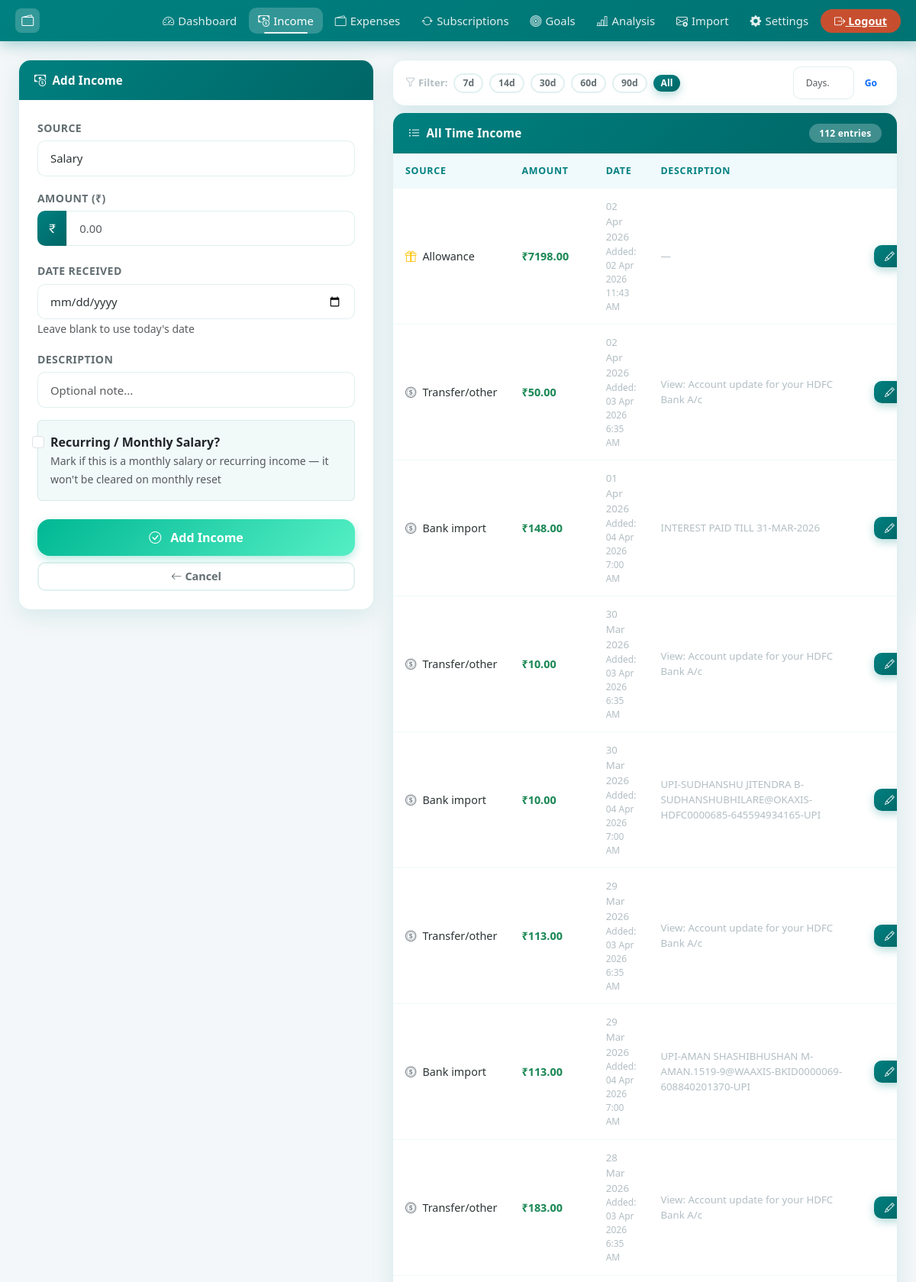
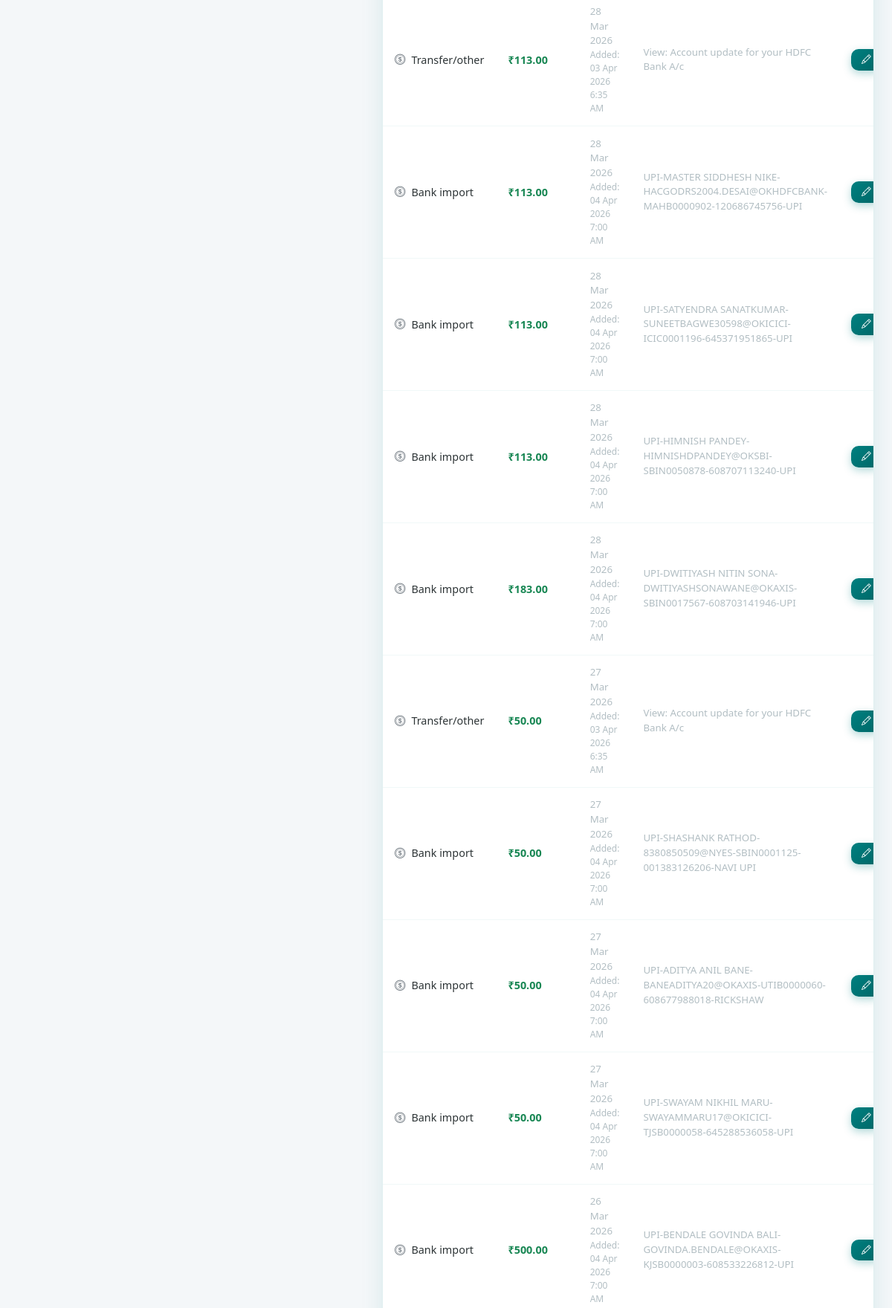
The page /add_income (signed in, upper part) on the database its author committed (2 pictures, top to bottom).
### models.py (models this page shows)
class Income(db.Model):
    id = db.Column(db.Integer, primary_key=True)
    user_id = db.Column(db.Integer, db.ForeignKey('user.id'), nullable=False)
    source = db.Column(db.String(100), nullable=False)
    amount = db.Column(db.Float, nullable=False)
    date_received = db.Column(db.DateTime, default=_now)
    created_at = db.Column(db.DateTime, default=_now)
    description = db.Column(db.String(200))
    is_recurring = db.Column(db.Boolean, default=False)

### app.py (the view, shortened to what this page needs)
@app.route("/add_income", methods=["GET", "POST"])
@login_required
def add_income():
    form = IncomeForm()
    try:
        inc_filter_days = int(request.args.get("days", 0))
        if inc_filter_days <= 0:
            inc_filter_days = None
    except (ValueError, TypeError):
        inc_filter_days = None
    income_query = Income.query.filter_by(user_id=current_user.id)
    if inc_filter_days:
        since = datetime.now(timezone.utc).replace(tzinfo=None) - timedelta(days=inc_filter_days)
        income_query = income_query.filter(Income.date_received >= since)
        inc_filter_label = f"Last {inc_filter_days} day{'s' if inc_filter_days != 1 else ''}"
    else:
        inc_filter_label = "All Time"
    incomes = income_query.order_by(Income.date_received.desc()).all()
    return render_template("add_income.html", form=form, edit=False, incomes=incomes,
                           inc_filter_days=inc_filter_days, inc_filter_label=inc_filter_label)

### forms.py
class IncomeForm(FlaskForm):
    source = SelectField('Source', choices=[('salary','Salary'),('business','Business'),('allowance','Allowance'),('freelance','Freelance'),('other','Other')], validators=[DataRequired()])
    amount = FloatField('Amount (₹)', validators=[DataRequired()])
    date_received = DateField('Date Received', validators=[Optional()], format='%Y-%m-%d')
    description = StringField('Description')
    is_recurring = BooleanField('Recurring / Monthly Salary?')
    submit = SubmitField('Add Income')

### app.py (called while the page is built)
@login_manager.user_loader
def load_user(user_id):
    return db.session.get(User, int(user_id))

### templates/add_income.html (shortened to what this page needs)
{% extends "base.html" %}
{% block content %}
<div class="row g-4">
  <div class="col-lg-5">
    <div class="card reveal">
      <div class="card-header">
        <i class="bi bi-{% if edit %}pencil{% else %}cash-coin{% endif %}"></i>
        {% if edit %}Edit Income{% else %}Add Income{% endif %}
      </div>
      <div class="card-body p-4">
        <form method="POST">
          <div class="mb-3">
            {{ form.source.label(class="form-label") }}
            {{ form.source(class="form-select") }}
          </div>
          <div class="mb-3">
            {{ form.amount.label(class="form-label") }}
            <div class="input-group">
              <span class="input-group-text"><i class="bi bi-currency-rupee"></i></span>
              {{ form.amount(class="form-control", placeholder="0.00", step="0.01", id="income_amount") }}
            </div>
          </div>
          <div class="mb-3">
            {{ form.date_received.label(class="form-label") }}
            {{ form.date_received(class="form-control") }}
            <small class="text-muted">Leave blank to use today's date</small>
          </div>
          <div class="mb-3">
            {{ form.description.label(class="form-label") }}
            {{ form.description(class="form-control", placeholder="Optional note...") }}
          </div>
          <div class="mb-4">
            <div class="form-check p-3 rounded" style="background:rgba(0, 128, 128,0.05);border:1.5px solid var(--border-color);">
              {{ form.is_recurring(class="form-check-input") }}
              {{ form.is_recurring.label(class="form-check-label fw-semibold") }}
              <div><small class="text-muted">Mark if this is a monthly salary or recurring income — it won't be cleared on monthly reset</small></div>
            </div>
          </div>
          <div class="d-grid gap-2">
            <button type="submit" class="btn btn-success btn-lg">
              <i class="bi bi-check-circle me-2"></i>
              {% if edit %}Update Income{% else %}Add Income{% endif %}
            </button>
            <a href="{{ url_for('add_income') }}" class="btn btn-outline-secondary">
              <i class="bi bi-arrow-left me-1"></i>Cancel
            </a>
          </div>
        </form>
      </div>
    </div>
  </div>
  <div class="col-lg-7">
    <div class="card mb-2">
      <div class="card-body py-2 px-3">
        <div class="d-flex align-items-center gap-2 flex-wrap">
          <span class="fw-semibold" style="font-size:0.82rem;color:var(--text-muted);white-space:nowrap;">
            <i class="bi bi-funnel me-1"></i>Filter:
          </span>
          {% set _fd = inc_filter_days | default(none) %}
          {% for preset in [7, 14, 30, 60, 90] %}
          <a href="{{ url_for('add_income', days=preset) }}"
             class="btn btn-sm rounded-pill {% if _fd == preset %}btn-primary{% else %}btn-outline-secondary{% endif %}"
             style="font-size:0.76rem;padding:2px 10px;">
            {{ preset }}d
          </a>
          {% endfor %}
          <a href="{{ url_for('add_income') }}"
             class="btn btn-sm rounded-pill {% if not _fd %}btn-primary{% else %}btn-outline-secondary{% endif %}"
             style="font-size:0.76rem;padding:2px 10px;">
            All
          </a>
          <form method="get" action="{{ url_for('add_income') }}" class="d-flex align-items-center gap-1 ms-auto">
            <input type="number" name="days" min="1" max="365"
                   value="{{ inc_filter_days or '' }}"
                   placeholder="Days…"
                   class="form-control form-control-sm"
                   style="width:80px;font-size:0.76rem;">
            <button type="submit" class="btn btn-sm btn-outline-primary rounded-pill" style="font-size:0.76rem;padding:2px 10px;">Go</button>
          </form>
        </div>
      </div>
    </div>
    <div class="card">
      <div class="card-header">
        <i class="bi bi-list-ul"></i> {{ inc_filter_label | default('All') }} Income
        <span class="badge ms-auto" style="background:rgba(255,255,255,0.25);">{{ incomes|length }} entries</span>
      </div>
      <div class="card-body p-0">
        {% if incomes %}
        <div class="table-responsive">
          <table class="table table-hover mb-0">
            <thead>
              <tr>
                <th>Source</th>
                <th>Amount</th>
                <th>Date</th>
                <th>Description</th>
                <th></th>
              </tr>
            </thead>
            <tbody>
            {% for inc in incomes %}
            <tr>
              <td>
                <span class="d-flex align-items-center gap-2">
                  {% if inc.source == 'salary' %}<i class="bi bi-briefcase-fill text-primary"></i>
                  {% elif inc.source == 'business' %}<i class="bi bi-building text-success"></i>
                  {% elif inc.source == 'freelance' %}<i class="bi bi-laptop text-info"></i>
                  {% elif inc.source == 'allowance' %}<i class="bi bi-gift text-warning"></i>
                  {% else %}<i class="bi bi-coin text-secondary"></i>{% endif %}
                  {{ inc.source|capitalize }}
                </span>
              </td>
              <td><strong class="text-success">₹{{ "%.2f"|format(inc.amount) }}</strong></td>
              <td>
                <div style="font-size:0.83rem;color:var(--text-muted);">{{ inc.date_received.strftime('%d %b %Y') }}</div>
                {% if inc.created_at %}
                <div style="font-size:0.75rem;color:var(--text-muted);">
                  Added: <span class="local-time" data-utc="{{ inc.created_at.strftime('%Y-%m-%dT%H:%M:%SZ') }}"></span>
                </div>
                {% endif %}
              </td>
              <td style="font-size:0.83rem;color:var(--text-muted);">{{ inc.description or '—' }}</td>
              <td>
                <div class="d-flex gap-1">
                  <a href="{{ url_for('edit_income', id=inc.id) }}" class="btn btn-primary btn-sm">
                    <i class="bi bi-pencil"></i>
                  </a>
                </div>
              </td>
            </tr>
            {% endfor %}
            </tbody>
          </table>
        </div>
        {% else %}
        <div class="text-center py-5 text-muted">
          <i class="bi bi-cash-coin" style="font-size:2.5rem;opacity:0.3;"></i>
          <p class="mt-2 mb-0">No income entries yet. Add your first one!</p>
        </div>
        {% endif %}
      </div>
    </div>
  </div>
</div>
{% endblock %}

### static/style.css (style rules this page uses)
:root { --brand-primary: #008080; --brand-secondary: #80BFBF; --brand-accent: #00b894; --brand-danger: #FF924D; --brand-warning: #f39c12; --brand-info: #0984e3; --gradient-brand: linear-gradient(135deg, #008080 0%, #006666 100%); --gradient-green: linear-gradient(135deg, #00b894 0%, #55efc4 100%); --gradient-red: linear-gradient(135deg, #FF924D 0%, #FFB380 100%); --gradient-orange: linear-gradient(135deg, #f39c12 0%, #fdcb6e 100%); --gradient-blue: linear-gradient(135deg, #0984e3 0%, #74b9ff 100%); --bg-page: #f4f7f9; --bg-card: rgba(255, 255, 255, 0.97); --bg-card-hover: #fff; --text-primary: #2d3436; --text-secondary: #636e72; --text-muted: #b2bec3; --border-color: rgba(0, 128, 128, 0.12); --shadow-sm: 0 2px 12px rgba(0, 128, 128, 0.08); --shadow-md: 0 8px 30px rgba(0, 128, 128, 0.12); --shadow-lg: 0 20px 50px rgba(0, 128, 128, 0.18); --shadow-hover: 0 15px 40px rgba(0, 128, 128, 0.22); --radius-sm: 10px; --radius-md: 16px; --radius-lg: 24px; --radius-pill: 50px; --transition: all 0.28s cubic-bezier(0.4, 0, 0.2, 1); }
html { scroll-behavior: smooth; }
*, *::before, *::after { box-sizing: border-box; }
body { background: var(--bg-page); font-family: 'Segoe UI', system-ui, -apple-system, sans-serif; color: var(--text-primary); min-height: 100vh; display: flex; flex-direction: column; transition: background 0.3s, color 0.3s; }
.card { border: 1px solid var(--border-color); border-radius: var(--radius-md); background: var(--bg-card); box-shadow: var(--shadow-md); transition: var(--transition); overflow: hidden; }
.card-header { background: var(--gradient-brand); color: white; font-weight: 600; font-size: 0.95rem; padding: 0.9rem 1.25rem; border: none; display: flex; align-items: center; gap: 8px; letter-spacing: 0.2px; }
.btn { border-radius: var(--radius-sm); font-weight: 600; font-size: 0.9rem; transition: var(--transition); position: relative; overflow: hidden; border: none; cursor: pointer; }
.btn::after { content: ''; position: absolute; inset: 0; background: rgba(255,255,255,0); transition: var(--transition); }
.btn-primary { background: var(--gradient-brand); color: white; box-shadow: 0 4px 12px rgba(0, 128, 128, 0.3); }
.btn-success { background: var(--gradient-green); color: white; box-shadow: 0 4px 12px rgba(0, 184, 148, 0.3); }
.btn-outline-secondary { border: 2px solid var(--border-color); color: var(--text-secondary); background: transparent; }
.btn-sm { font-size: 0.8rem; padding: 0.3rem 0.85rem; }
.btn-lg { padding: 0.75rem 2rem; font-size: 1rem; border-radius: var(--radius-md); }
.table { margin: 0; font-size: 0.9rem; }
.table thead th { background: #f0f9fb; color: var(--brand-primary); font-weight: 700; font-size: 0.78rem; text-transform: uppercase; letter-spacing: 0.7px; border: none; padding: 0.85rem 1rem; }
.table tbody td { padding: 0.85rem 1rem; border-bottom: 1px solid rgba(0, 128, 128, 0.06); vertical-align: middle; color: var(--text-primary); }
.badge { font-size: 0.75rem; font-weight: 600; padding: 0.4rem 0.85rem; border-radius: var(--radius-pill); letter-spacing: 0.2px; }
.form-control, .form-select { border-radius: var(--radius-sm); border: 1.5px solid var(--border-color); padding: 0.7rem 1rem; font-size: 0.93rem; color: var(--text-primary); background: white; transition: var(--transition); }
.form-label { font-weight: 600; font-size: 0.88rem; color: var(--text-secondary); margin-bottom: 6px; text-transform: uppercase; letter-spacing: 0.4px; }
.input-group-text { background: var(--gradient-brand); color: white; border: none; border-radius: var(--radius-sm) 0 0 var(--radius-sm); font-size: 0.95rem; }
.reveal { opacity: 0; transform: translateY(24px); transition: opacity 0.55s cubic-bezier(0.4,0,0.2,1), transform 0.55s cubic-bezier(0.4,0,0.2,1); }
.reveal.revealed { opacity: 1; transform: translateY(0); }
.btn { position: relative; overflow: hidden; }
.form-control, .form-select { transition: border-color 0.22s ease, box-shadow 0.22s ease, transform 0.18s ease; }
body { padding-left: env(safe-area-inset-left, 0px); padding-right: env(safe-area-inset-right, 0px); }

### rows shown on the page
Income: source "Allowance", amount "7198.00", date_received "02 Apr 2026", description "—"
Income: source "Transfer/other", amount "50.00", date_received "02 Apr 2026", description "View: Account update for your HDFC Bank A/c"
Income: source "Bank import", amount "148.00", date_received "01 Apr 2026", description "INTEREST PAID TILL 31-MAR-2026"
Income: source "Transfer/other", amount "10.00", date_received "30 Mar 2026", description "View: Account update for your HDFC Bank A/c"
Income: source "Bank import", amount "10.00", date_received "30 Mar 2026", description "UPI-SUDHANSHU JITENDRA B-SUDHANSHUBHILARE@OKAXIS-HDFC0000685-645594934165-UPI"
Income: source "Transfer/other", amount "113.00", date_received "29 Mar 2026", description "View: Account update for your HDFC Bank A/c"
Income: source "Bank import", amount "113.00", date_received "29 Mar 2026", description "UPI-AMAN SHASHIBHUSHAN M-AMAN.1519-9@WAAXIS-BKID0000069-608840201370-UPI"
Income: source "Transfer/other", amount "183.00", date_received "28 Mar 2026", description "View: Account update for your HDFC Bank A/c"
Income: source "Transfer/other", amount "113.00", date_received "28 Mar 2026", description "View: Account update for your HDFC Bank A/c"
Income: source "Bank import", amount "113.00", date_received "28 Mar 2026", description "UPI-MASTER SIDDHESH NIKE-HACGODRS2004.DESAI@OKHDFCBANK-MAHB0000902-120686745756-UPI"
Income: source "Bank import", amount "113.00", date_received "28 Mar 2026", description "UPI-SATYENDRA SANATKUMAR-SUNEETBAGWE30598@OKICICI-ICIC0001196-645371951865-UPI"
Income: source "Bank import", amount "113.00", date_received "28 Mar 2026", description "UPI-HIMNISH PANDEY-HIMNISHDPANDEY@OKSBI-SBIN0050878-608707113240-UPI"
Income: source "Bank import", amount "183.00", date_received "28 Mar 2026", description "UPI-DWITIYASH NITIN SONA-DWITIYASHSONAWANE@OKAXIS-SBIN0017567-608703141946-UPI"
Income: source "Transfer/other", amount "50.00", date_received "27 Mar 2026", description "View: Account update for your HDFC Bank A/c"
Income: source "Bank import", amount "50.00", date_received "27 Mar 2026", description "UPI-SHASHANK RATHOD-8380850509@NYES-SBIN0001125-001383126206-NAVI UPI"
Income: source "Bank import", amount "50.00", date_received "27 Mar 2026", description "UPI-ADITYA ANIL BANE-BANEADITYA20@OKAXIS-UTIB0000060-608677988018-RICKSHAW"
Income: source "Bank import", amount "50.00", date_received "27 Mar 2026", description "UPI-SWAYAM NIKHIL MARU-SWAYAMMARU17@OKICICI-TJSB0000058-645288536058-UPI"
Income: source "Bank import", amount "500.00", date_received "26 Mar 2026", description "UPI-BENDALE GOVINDA BALI-GOVINDA.BENDALE@OKAXIS-KJSB0000003-608533226812-UPI"

### other values the page prints
{{ preset }} "7" "14" "30" "60" "90"
{{ inc_filter_label | default('All') }} "All Time"
{{ incomes|length }} "112"
